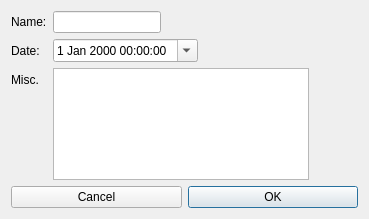
<?xml version="1.0" encoding="UTF-8"?>
<ui version="4.0">
 <class>AddEvents</class>
 <widget class="QDialog" name="AddEvents">
  <property name="geometry">
   <rect>
    <x>0</x>
    <y>0</y>
    <width>369</width>
    <height>219</height>
   </rect>
  </property>
  <property name="windowTitle">
   <string>Dialog</string>
  </property>
  <layout class="QVBoxLayout" name="verticalLayout">
   <item>
    <layout class="QFormLayout" name="formLayout">
     <property name="fieldGrowthPolicy">
      <enum>QFormLayout::FieldsStayAtSizeHint</enum>
     </property>
     <item row="0" column="0">
      <widget class="QLabel" name="label">
       <property name="text">
        <string>Name:</string>
       </property>
      </widget>
     </item>
     <item row="0" column="1">
      <widget class="QLineEdit" name="name"/>
     </item>
     <item row="2" column="0">
      <widget class="QLabel" name="label_2">
       <property name="text">
        <string>Misc.</string>
       </property>
      </widget>
     </item>
     <item row="2" column="1">
      <widget class="QTextEdit" name="misc"/>
     </item>
     <item row="1" column="1">
      <widget class="QDateTimeEdit" name="date">
       <property name="calendarPopup">
        <bool>true</bool>
       </property>
      </widget>
     </item>
     <item row="1" column="0">
      <widget class="QLabel" name="label_3">
       <property name="text">
        <string>Date:</string>
       </property>
      </widget>
     </item>
    </layout>
   </item>
   <item>
    <layout class="QHBoxLayout" name="horizontalLayout">
     <item>
      <widget class="QPushButton" name="cancel">
       <property name="text">
        <string>Cancel</string>
       </property>
      </widget>
     </item>
     <item>
      <widget class="QPushButton" name="ok">
       <property name="text">
        <string>OK</string>
       </property>
       <property name="shortcut">
        <string>Return</string>
       </property>
       <property name="default">
        <bool>true</bool>
       </property>
      </widget>
     </item>
    </layout>
   </item>
  </layout>
 </widget>
 <resources/>
 <connections/>
</ui>
